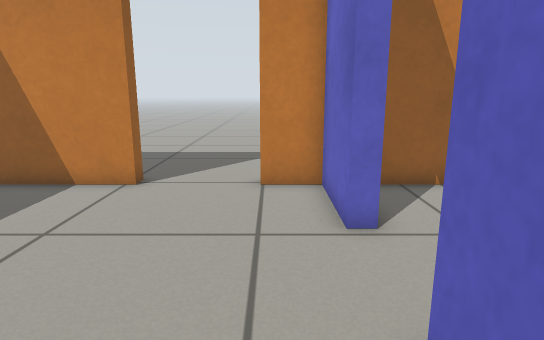
view 1 (above)

19 first-person views from a walk through a world built for the Gazebo simulator. The camera is 0.64 m above the floor, tilts 12° down and sees 75° across. The floor is counted in squares, 0.25 m on a side. Each view is taken from the middle of a square. On the plan, view 1 faces up. The plan holds only what a view shows up to about 20 squares ahead; the rest is blank. Simple patterns stand in for the simulator's built-in surfaces.

view 2
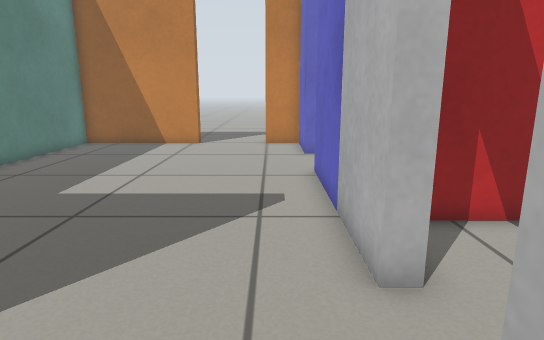

view 3
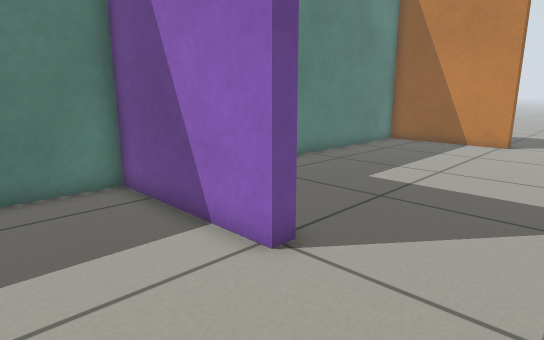

view 4
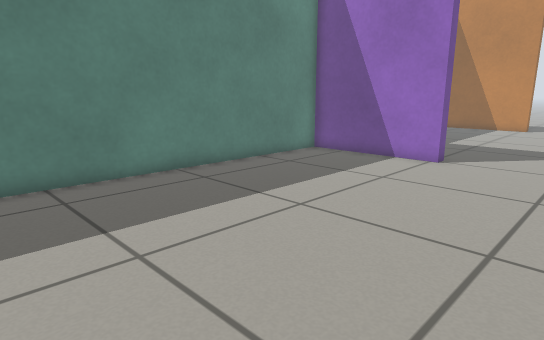

view 5
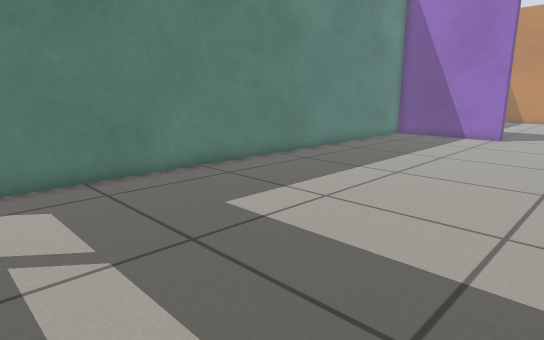

view 6
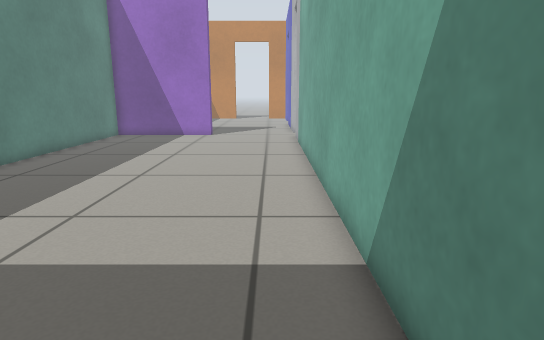

view 7
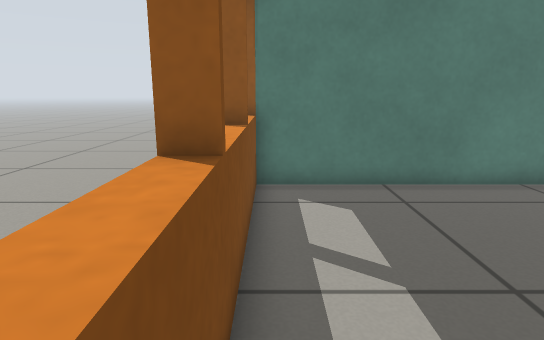

view 8
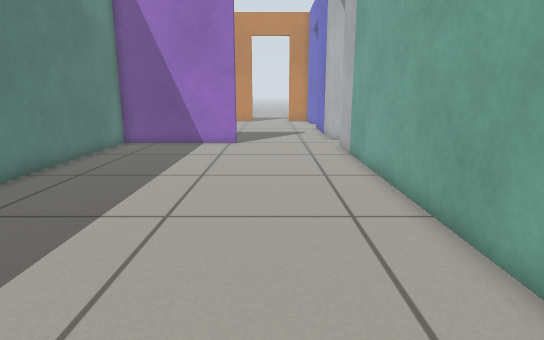

view 9
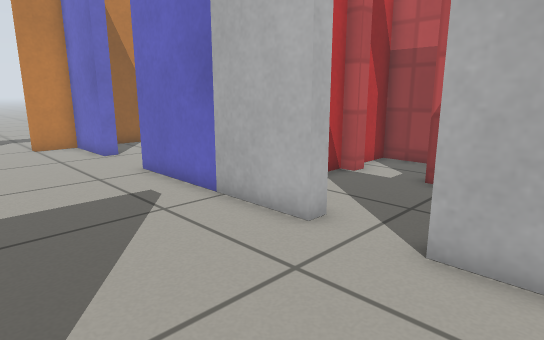

view 10
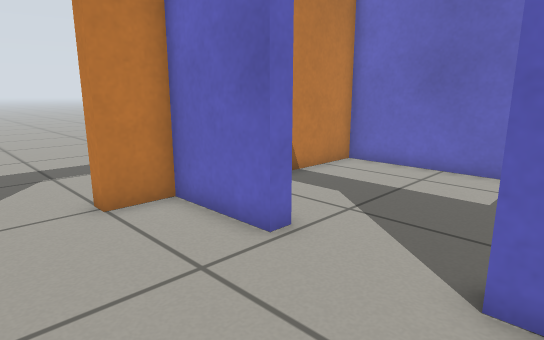

view 11
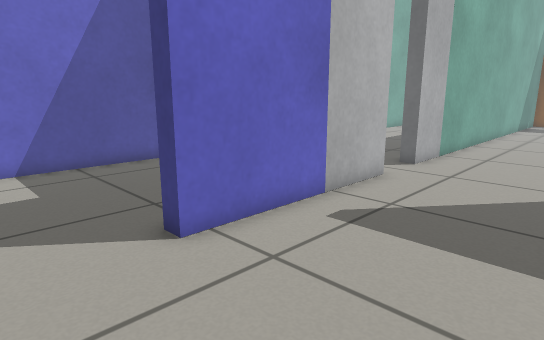

view 12
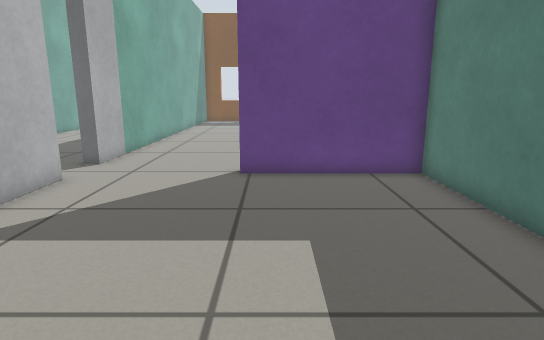

view 13
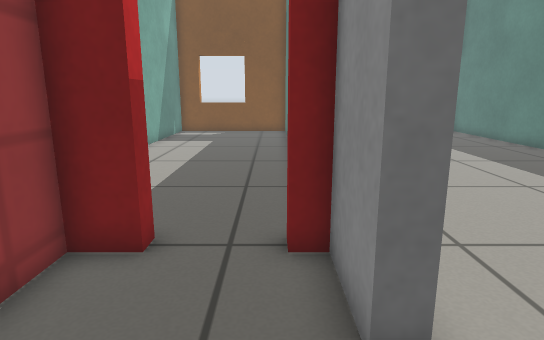

view 14
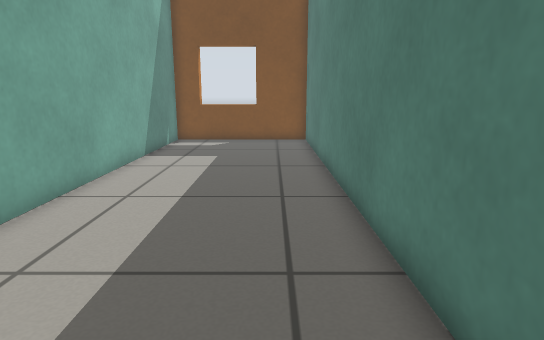

view 15
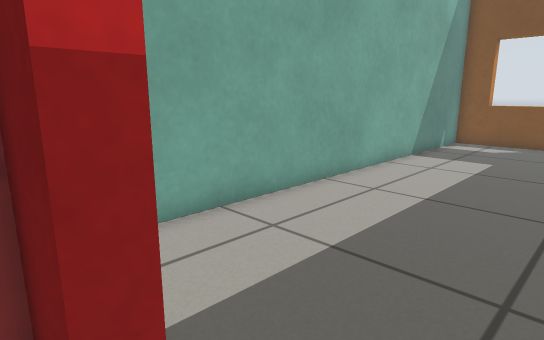

view 16
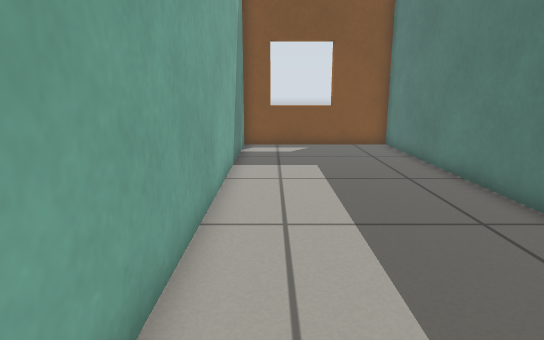

view 17
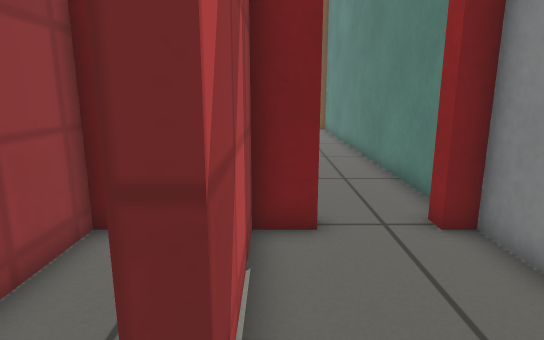

view 18
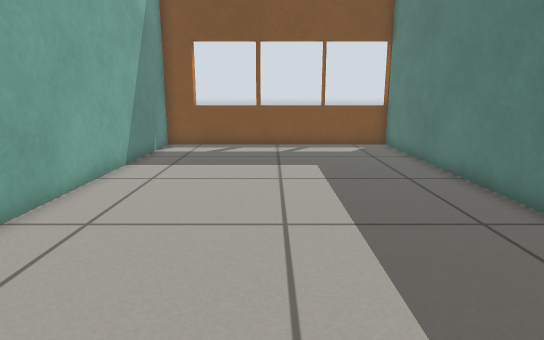

view 19
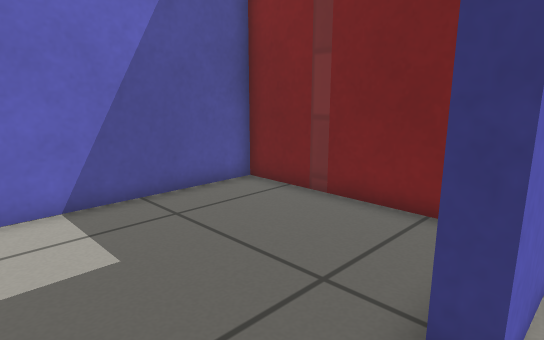

### Floor plan
Ten units are one square. View 1 is at (0, 0); x grows to the right and y downward. Boxes are objects, and circles mark ways between rooms. Rooms are numbered by the first view taken in them; rooms with no view inside come last. Other rooms are left out.
<svg viewBox="-105 -105 204 411">
<path fill="none" stroke="#000" d="M-99 1 -99 54 -39 54 -39 60M15 -65 15 -99 -3 -99M-39 -99 -99 -99 -99 -14M15 46 15 -29M-39 60 -99 60 -99 301M-100 294 15 294 15 70M20 70 20 94 27 94M51 94 64 94 64 50M70 26 64 26M64 21 32 21M64 50 70 50M20 111 20 294 94 294 94 121M35 15 94 15 94 -99 31 -99M94 39 94 21 79 21M94 95 94 71"/>
<circle cx="-10" cy="60" r="3" fill="#2a7"/>
<circle cx="20" cy="60" r="3" fill="#2a7"/>
<circle cx="20" cy="-45" r="3" fill="#2a7"/>
<circle cx="40" cy="100" r="3" fill="#2a7"/>
<circle cx="70" cy="40" r="3" fill="#2a7"/>
<text x="-40" y="-20">1</text>
<text x="-40" y="180">2</text>
<text x="40" y="60">3</text>
<text x="60" y="200">4</text>
<text x="60" y="-40">5</text>
<text x="80" y="60">6</text>
</svg>
Room 1 opens to room 2. Room 1 opens to room 3. Room 1 opens to room 5. Room 3 opens to room 4. Room 3 opens to room 6.

Where each view was taken, in squares from view 1:
view 1: 0 up, 0 right, facing up
view 2: 9 down, 0 right, facing up
view 3: 10 down, 0 right, facing up-left
view 4: 20 down, 1 right, facing up-left
view 5: 29 down, 1 right, facing up-left
view 6: 29 down, 0 right, facing up
view 7: 29 down, 0 right, facing left
view 8: 25 down, 2 left, facing up
view 9: 9 down, 4 left, facing up-right
view 10: 2 up, 3 left, facing up-right
view 11: 6 up, 4 left, facing down-right
view 12: 6 up, 5 left, facing down
view 13: 4 down, 3 right, facing down
view 14: 9 down, 4 right, facing down
view 15: 9 down, 3 right, facing down-right
view 16: 11 down, 8 right, facing down
view 17: 3 down, 6 right, facing down
view 18: 11 down, 4 left, facing down
view 19: 6 up, 1 right, facing down-right
